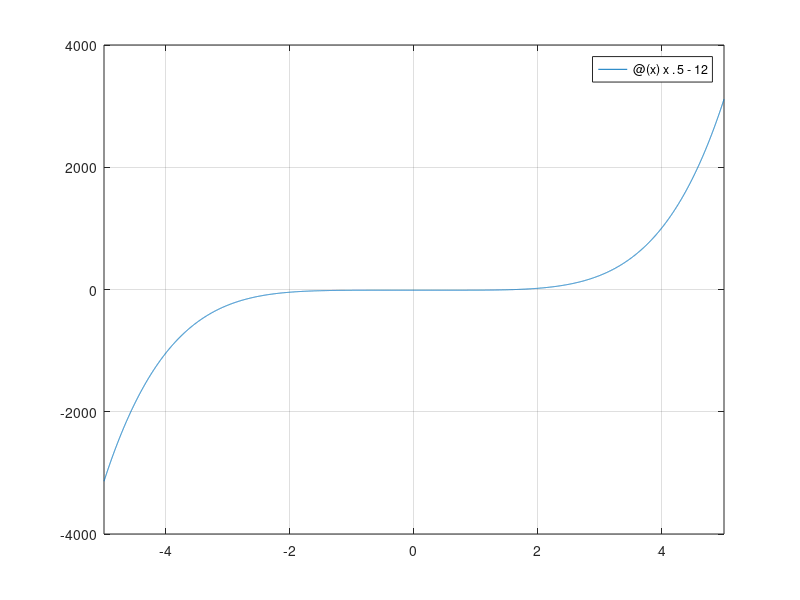

Here is the MATLAB script that generated this plot:
clear all; close all; clc;
%Cubic Root of 8
fun38=@(x)x.^3-8
fplot(fun38,[-5,5])
grid on
x0=[1,3]
root38=fzero(fun38,x0)
%Square Root of 2
fun22=@(x)x.^2-2
fplot(fun22,[-3,3])
grid on
x0=[1 2]
root22=fzero(fun22,x0)
two=root22.^2
%5th Root of 12
fun512=@(x)x.^5-12
fplot(fun512,[-5,5])
grid on
x0=[0 2]
root512=fzero(fun512,x0)
twelve=root512.^5